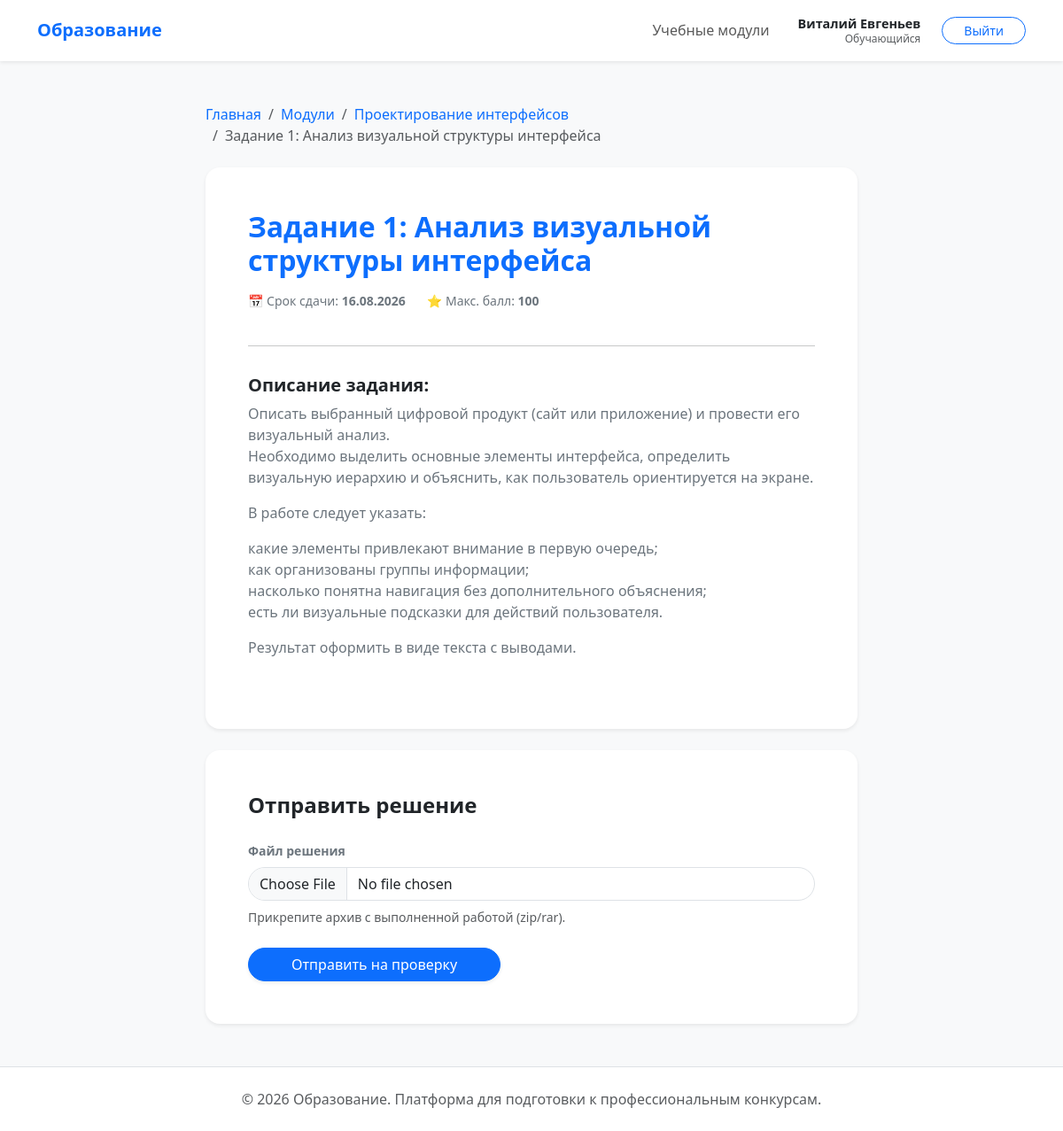
Before: /solutions/task/12/ (signed in) with the older database file.
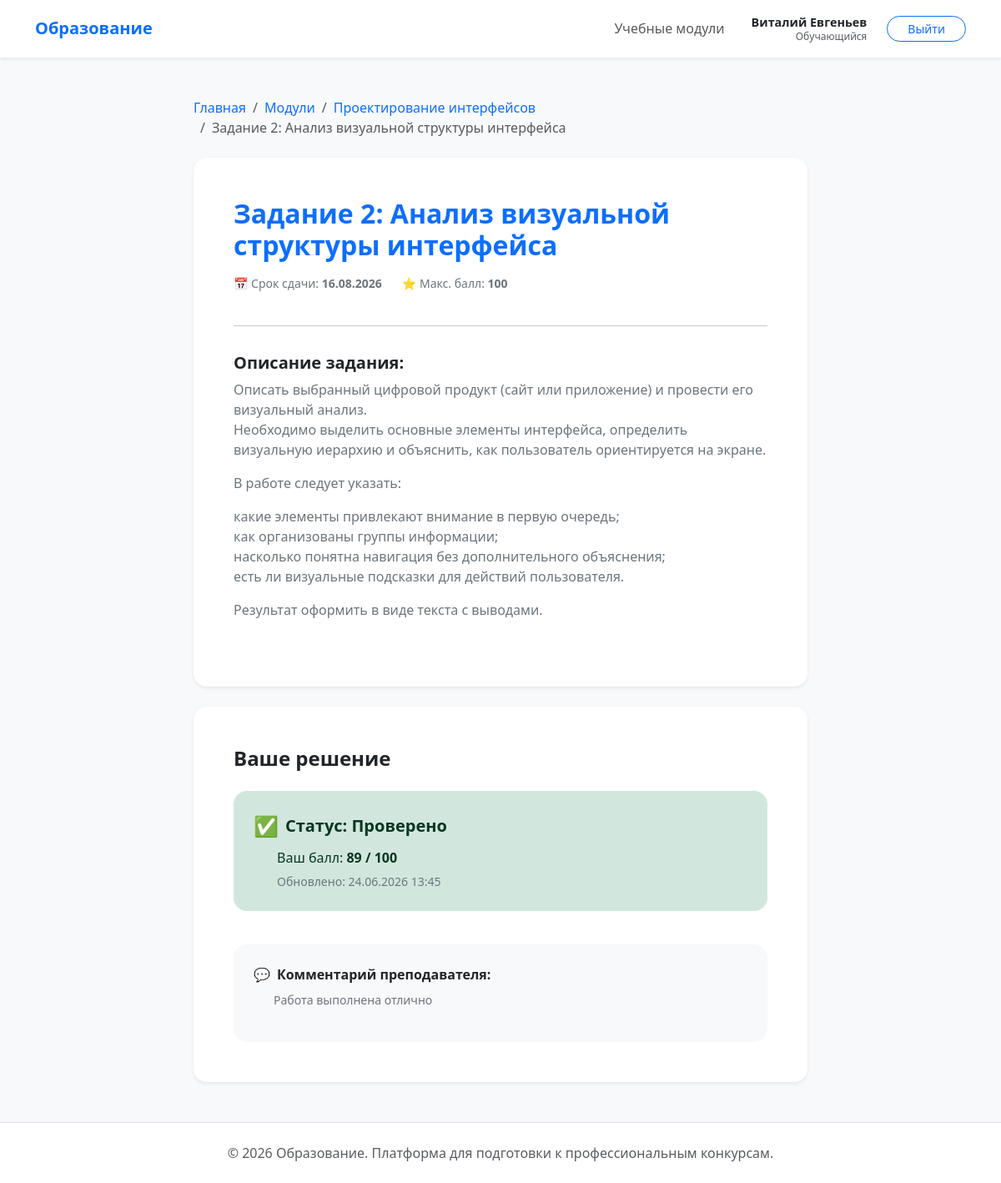
After: the same page with the newer database file.
### curriculum/models.py (models this page shows, shortened)
class Task(BaseModel):
    module = models.ForeignKey(
        Module, on_delete=models.CASCADE, related_name="tasks", verbose_name="Модуль"
    )
    title = models.CharField(max_length=255, verbose_name="Название задания")
    description = models.TextField(verbose_name="Техническое задание")
    deadline = models.DateField(verbose_name="Крайний срок сдачи")
    max_score = models.PositiveIntegerField(
        default=100, verbose_name="Максимальный балл"
    )
    class Meta:
        verbose_name = "Задание"
        verbose_name_plural = "Задания"
        ordering = ["deadline"]
        constraints = [
            models.UniqueConstraint(
                fields=["module", "title"], name="unique_task_title_per_module"
            )
        ]

class Module(BaseModel):
    title = models.CharField(max_length=38, verbose_name="Название модуля")
    description = models.TextField(verbose_name="Описание модуля")
    class Meta:
        verbose_name = "Учебный модуль"
        verbose_name_plural = "Учебные модули"
        ordering = ["title"]

### solutions/models.py (models this page shows, shortened)
class Submission(BaseModel):
    class Status(models.TextChoices):
        PENDING = "pending", "Ожидает проверки"
        REVIEWING = "reviewing", "На проверке"
        COMPLETED = "completed", "Проверено"
        REVISION = "revision", "Нужна доработка"
    task = models.ForeignKey(
        Task,
        on_delete=models.CASCADE,
        related_name="submissions",
        verbose_name="Задание",
    )
    student = models.ForeignKey(
        settings.AUTH_USER_MODEL,
        on_delete=models.CASCADE,
        related_name="submissions",
        verbose_name="Обучающийся",
    )
    file = models.FileField(
        upload_to="submissions/%Y/%m/", verbose_name="Файл с решением"
    )
    status = models.CharField(
        max_length=20,
        choices=Status.choices,
        default=Status.PENDING,
        verbose_name="Статус проверки",
    )
    class Meta:
        verbose_name = "Отправленная работа"
        verbose_name_plural = "Отправленные работы"
        ordering = ["-created_at"]

class Review(BaseModel):
    submission = models.OneToOneField(
        Submission,
        on_delete=models.CASCADE,
        related_name="review",
        verbose_name="Работа",
    )
    teacher = models.ForeignKey(
        settings.AUTH_USER_MODEL,
        on_delete=models.SET_NULL,
        null=True,
        related_name="reviews_given",
        verbose_name="Проверяющий преподаватель",
    )
    comment = models.TextField(verbose_name="Комментарий преподавателя")
    score = models.PositiveIntegerField(verbose_name="Полученный балл")
    class Meta:
        verbose_name = "Комментарий"
        verbose_name_plural = "Комментарии"

### solutions/views.py (the view, shortened to what this page needs)
# urls.py: path("task/<int:pk>/", TaskSubmissionView.as_view(), name="task_detail"),
class TaskSubmissionView(LoginRequiredMixin, DetailView):
    model = Task
    template_name = "solutions/task_detail.html"
    context_object_name = "task"
    def get_context_data(self, **kwargs):
        context = super().get_context_data(**kwargs)
        context["form"] = SubmissionForm()
        context["user_submission"] = self.object.submissions.filter(
            student=self.request.user
        ).first()
        return context

### solutions/forms.py
class SubmissionForm(forms.ModelForm):
    class Meta:
        model = Submission
        fields = ["file"]
        widgets = {
            "file": forms.ClearableFileInput(
                attrs={"class": "form-control btn-rounded"}
            )
        }

### templates/solutions/task_detail.html (shortened to what the changed rows need)
{% extends 'base.html' %}
{% block content %}
    <div class="row justify-content-center">
        <div class="col-lg-8">
            <nav aria-label="breadcrumb" class="mb-4">
                <ol class="breadcrumb">
                    <li class="breadcrumb-item">
                        <a href="{% url 'core:index' %}" class="text-decoration-none">Главная</a>
                    </li>
                    <li class="breadcrumb-item">
                        <a href="{% url 'curriculum:module_list' %}" class="text-decoration-none">Модули</a>
                    </li>
                    <li class="breadcrumb-item">
                        <a href="{% url 'curriculum:module_detail' task.module.id %}" class="text-decoration-none">
                            {{ task.module.title }}
                        </a>
                    </li>
                    <li class="breadcrumb-item active" aria-current="page">{{ task.title }}</li>
                </ol>
            </nav>
            <div class="card border-0 shadow-sm rounded-4 p-5 mb-4">
                <h2 class="fw-bold text-accent mb-3">{{ task.title }}</h2>
                <div class="d-flex gap-4 mb-4 text-secondary small">
                    <span>📅 Срок сдачи: <b>{{ task.deadline|date:"d.m.Y" }}</b></span>
                    <span>⭐ Макс. балл: <b>{{ task.max_score }}</b></span>
                </div>
                <hr>
                <div class="py-3">
                    <h5 class="fw-bold">Описание задания:</h5>
                    <div class="text-secondary">{{ task.description|linebreaks }}</div>
                </div>
            </div>
            <div class="card border-0 shadow-sm rounded-4 p-5">
                {% if user.role == 'student' %}
                    {% if user_submission %}
                        <h4 class="fw-bold mb-4">Ваше решение</h4>
                        <div class="alert {% if user_submission.status == 'completed' %}alert-success{% elif user_submission.status == 'revision' %}alert-warning{% else %}alert-info{% endif %} rounded-4 border-0 p-4 mb-4">
                            <div class="d-flex align-items-center mb-2">
                                <span class="fs-4 me-2">
                                    {% if user_submission.status == 'completed' %}✅{% elif user_submission.status == 'revision' %}⚠️{% else %}📩{% endif %}
                                </span>
                                <h5 class="fw-bold mb-0">Статус: {{ user_submission.get_status_display }}</h5>
                            </div>
                            <div class="ms-1 ps-4">
                                {% if user_submission.review %}
                                    <p class="mb-1">Ваш балл: <strong>{{ user_submission.review.score }} / {{ task.max_score }}</strong></p>
                                {% endif %}
                                <small class="text-secondary">Обновлено: {{ user_submission.updated_at|date:"d.m.Y H:i" }}</small>
                            </div>
                        </div>
                        {% if user_submission.review and user_submission.review.comment %}
                            <div class="card border-0 bg-light rounded-4 p-4 mt-3">
                                <div class="d-flex align-items-center mb-2">
                                    <span class="me-2">💬</span>
                                    <h6 class="fw-bold mb-0 text-dark">Комментарий преподавателя:</h6>
                                </div>
                                <div class="text-secondary small ms-4">
                                    {{ user_submission.review.comment|linebreaks }}
                                </div>
                            </div>
                        {% endif %}
                    {% else %}
                        <h4 class="fw-bold mb-4">Отправить решение</h4>
                        {% now "Y-m-d" as current_date %}
                        {% if task.deadline and task.deadline|date:"Y-m-d" < current_date %}
                            <div class="alert alert-danger rounded-4 border-0">
                                Срок сдачи задания истек ({{ task.deadline|date:"d.m.Y" }}). Прием работ закрыт.
                            </div>
                        {% else %}
                            <form method="post" enctype="multipart/form-data">
                                <div class="mb-4">
                                    <label class="form-label text-secondary small fw-bold">Файл решения</label>
                                    {{ form.file }}
                                    <div class="form-text mt-2">Прикрепите архив с выполненной работой (zip/rar).</div>
                                </div>
                                <button type="submit" class="btn btn-primary btn-rounded px-5 shadow-sm">Отправить на проверку</button>
                            </form>
                        {% endif %}
                    {% endif %}
                {% endif %}
            </div>
        </div>
    </div>
{% endblock %}

Changed rows visible on the page:
changed Task "Проектирование интерфейсов": title "Задание 1: Анализ визуальной структуры интерфейса" → "Задание 2: Анализ визуальной структуры интерфейса"; max_score (not shown) → "100"
added Submission: status "Проверено", review.score "89", updated_at "24.06.2026 13:45", review.comment "Работа выполнена отлично"
Other visible differences:
text no longer shown: "Отправить решение Файл решения Прикрепите архив с выполненной работой (zip/rar). Отправить на проверку"
text now shown: "Ваше решение ✅ Статус: Ваш балл: / Обновлено: 💬 Комментарий преподавателя:"
